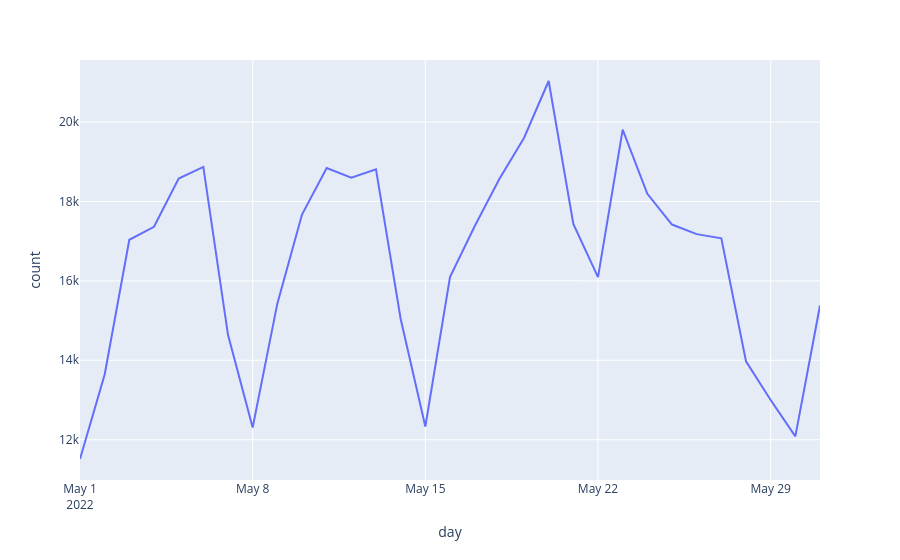

Notebook code for this chart:
### Code cell
px.line(chicago_daily_stats, 'day', 'count')

### Figure 1 — Plotly figure (JSON) as saved in the notebook; plotly's stock layout.template omitted (floating-point values rounded to 4 significant figures)
{"data": [{"hovertemplate": "day=%{x}<br>count=%{y}<extra></extra>", "legendgroup": "", "line": {"color": "#636efa", "dash": "solid"}, "marker": {"symbol": "circle"}, "mode": "lines", "name": "", "orientation": "v", "showlegend": false, "type": "scatter", "x": ["2022-05-01T00:00:00", "2022-05-02T00:00:00", "2022-05-03T00:00:00", "2022-05-04T00:00:00", "2022-05-05T00:00:00", "2022-05-06T00:00:00", "2022-05-07T00:00:00", "2022-05-08T00:00:00", "2022-05-09T00:00:00", "2022-05-10T00:00:00", "2022-05-11T00:00:00", "2022-05-12T00:00:00", "2022-05-13T00:00:00", "2022-05-14T00:00:00", "2022-05-15T00:00:00", "2022-05-16T00:00:00", "2022-05-17T00:00:00", "2022-05-18T00:00:00", "2022-05-19T00:00:00", "2022-05-20T00:00:00", "2022-05-21T00:00:00", "2022-05-22T00:00:00", "2022-05-23T00:00:00", "2022-05-24T00:00:00", "2022-05-25T00:00:00", "2022-05-26T00:00:00", "2022-05-27T00:00:00", "2022-05-28T00:00:00", "2022-05-29T00:00:00", "2022-05-30T00:00:00", "2022-05-31T00:00:00"], "xaxis": "x", "y": [11514, 13642, 17035, 17361, 18578, 18870, 14641, 12307, 15426, 17669, 18842, 18598, 18811, 15041, 12333, 16095, 17375, 18565, 19597, 21033, 17433, 16093, 19806, 18193, 17418, 17177, 17073, 13975, 12998, 12085, 15378], "yaxis": "y"}], "layout": {"legend": {"tracegroupgap": 0}, "margin": {"t": 60}, "xaxis": {"anchor": "y", "domain": [0, 1], "title": {"text": "day"}}, "yaxis": {"anchor": "x", "domain": [0, 1], "title": {"text": "count"}}}}
